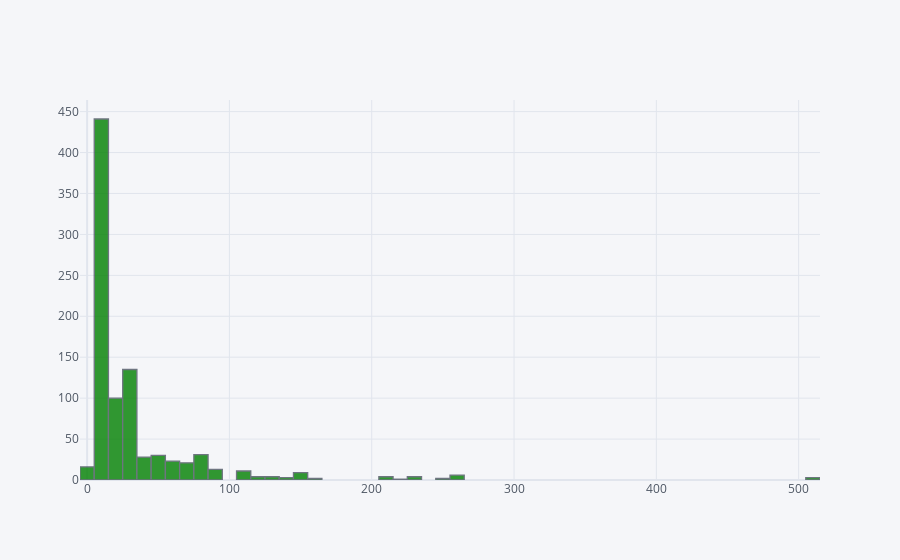

Write notebook code for a chart like this one.
### Code cell
train['Fare'].iplot(kind='hist',bins=100,color='green')

### Figure 1 — Plotly figure (JSON) as saved in the notebook; plotly's stock layout.template omitted (floating-point values rounded to 4 significant figures; data arrays with more than 128 entries replaced by an {"elided": "..."} marker saying what was removed)
{"data": [{"histfunc": "count", "histnorm": "", "marker": {"color": "rgba(0, 128, 0, 1.0)", "line": {"color": "#4D5663", "width": 1.3}}, "name": "Fare", "nbinsx": 100, "opacity": 0.8, "orientation": "v", "type": "histogram", "x": {"elided": "891 float values"}}], "layout": {"barmode": "overlay", "legend": {"bgcolor": "#F5F6F9", "font": {"color": "#4D5663"}}, "paper_bgcolor": "#F5F6F9", "plot_bgcolor": "#F5F6F9", "title": {"font": {"color": "#4D5663"}}, "xaxis": {"gridcolor": "#E1E5ED", "showgrid": true, "tickfont": {"color": "#4D5663"}, "title": {"font": {"color": "#4D5663"}, "text": ""}, "zerolinecolor": "#E1E5ED"}, "yaxis": {"gridcolor": "#E1E5ED", "showgrid": true, "tickfont": {"color": "#4D5663"}, "title": {"font": {"color": "#4D5663"}, "text": ""}, "zerolinecolor": "#E1E5ED"}}}
